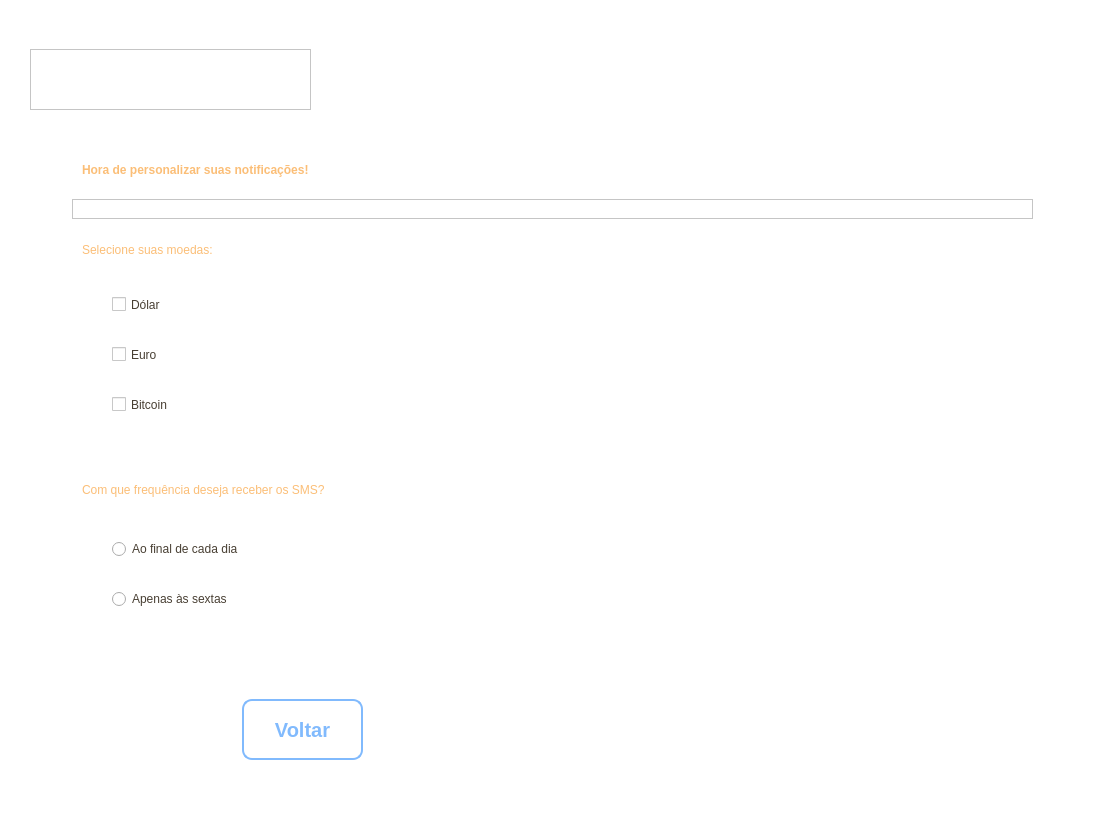
<?xml version="1.0" encoding="UTF-8"?>
<ui version="4.0">
 <class>MainWindow</class>
 <widget class="QMainWindow" name="MainWindow">
  <property name="geometry">
   <rect>
    <x>0</x>
    <y>0</y>
    <width>1105</width>
    <height>832</height>
   </rect>
  </property>
  <property name="windowTitle">
   <string>MainWindow</string>
  </property>
  <widget class="QWidget" name="centralwidget">
   <layout class="QVBoxLayout" name="verticalLayout">
    <property name="spacing">
     <number>0</number>
    </property>
    <property name="leftMargin">
     <number>0</number>
    </property>
    <property name="topMargin">
     <number>0</number>
    </property>
    <property name="rightMargin">
     <number>0</number>
    </property>
    <property name="bottomMargin">
     <number>0</number>
    </property>
    <item>
     <widget class="QFrame" name="top">
      <property name="maximumSize">
       <size>
        <width>16777215</width>
        <height>40</height>
       </size>
      </property>
      <property name="styleSheet">
       <string notr="true">background-color: #fff;</string>
      </property>
      <property name="frameShape">
       <enum>QFrame::NoFrame</enum>
      </property>
      <property name="frameShadow">
       <enum>QFrame::Raised</enum>
      </property>
     </widget>
    </item>
    <item>
     <widget class="QFrame" name="containerlogo">
      <property name="maximumSize">
       <size>
        <width>16777215</width>
        <height>80</height>
       </size>
      </property>
      <property name="styleSheet">
       <string notr="true">background-color: #fff;</string>
      </property>
      <property name="frameShape">
       <enum>QFrame::NoFrame</enum>
      </property>
      <property name="frameShadow">
       <enum>QFrame::Raised</enum>
      </property>
      <layout class="QVBoxLayout" name="verticalLayout_2">
       <property name="spacing">
        <number>0</number>
       </property>
       <property name="leftMargin">
        <number>30</number>
       </property>
       <property name="topMargin">
        <number>0</number>
       </property>
       <property name="rightMargin">
        <number>0</number>
       </property>
       <property name="bottomMargin">
        <number>0</number>
       </property>
       <item>
        <widget class="QFrame" name="logo_3">
         <property name="maximumSize">
          <size>
           <width>281</width>
           <height>61</height>
          </size>
         </property>
         <property name="styleSheet">
          <string notr="true">background-image: url(:/Logo/Icone GoldCoins pqn.png);
 background-repeat: norepeat;</string>
         </property>
         <property name="frameShape">
          <enum>QFrame::StyledPanel</enum>
         </property>
         <property name="frameShadow">
          <enum>QFrame::Raised</enum>
         </property>
        </widget>
       </item>
      </layout>
     </widget>
    </item>
    <item>
     <widget class="QFrame" name="container">
      <property name="cursor">
       <cursorShape>PointingHandCursor</cursorShape>
      </property>
      <property name="styleSheet">
       <string notr="true">background-color: #fff;</string>
      </property>
      <property name="frameShape">
       <enum>QFrame::NoFrame</enum>
      </property>
      <property name="frameShadow">
       <enum>QFrame::Raised</enum>
      </property>
      <layout class="QHBoxLayout" name="horizontalLayout_2">
       <item>
        <widget class="QFrame" name="container_3">
         <property name="maximumSize">
          <size>
           <width>1000</width>
           <height>1200</height>
          </size>
         </property>
         <property name="cursor">
          <cursorShape>ArrowCursor</cursorShape>
         </property>
         <property name="styleSheet">
          <string notr="true">background-color: #fff;</string>
         </property>
         <property name="frameShape">
          <enum>QFrame::NoFrame</enum>
         </property>
         <property name="frameShadow">
          <enum>QFrame::Raised</enum>
         </property>
         <widget class="QLabel" name="label_4">
          <property name="geometry">
           <rect>
            <x>30</x>
            <y>10</y>
            <width>531</width>
            <height>61</height>
           </rect>
          </property>
          <property name="styleSheet">
           <string notr="true">font: 16pt &quot;MS Shell Dlg 2&quot;;
color: rgb(251, 190, 119);
font-weight: bold;</string>
          </property>
          <property name="text">
           <string>Hora de personalizar suas notificações!</string>
          </property>
         </widget>
         <widget class="QPushButton" name="BotaoVoltar">
          <property name="geometry">
           <rect>
            <x>190</x>
            <y>570</y>
            <width>121</width>
            <height>61</height>
           </rect>
          </property>
          <property name="cursor">
           <cursorShape>PointingHandCursor</cursorShape>
          </property>
          <property name="styleSheet">
           <string notr="true">background-repeat: norepeat;
border: 2px solid #81BAFD;
border-radius: 10px;
color: #81BAFD;
font-size: 20px;
font-weight: bold;</string>
          </property>
          <property name="text">
           <string>Voltar</string>
          </property>
         </widget>
         <widget class="QFrame" name="frame">
          <property name="geometry">
           <rect>
            <x>20</x>
            <y>70</y>
            <width>961</width>
            <height>20</height>
           </rect>
          </property>
          <property name="styleSheet">
           <string notr="true">background-image: url(:/Line/Line.png);
background-repeat: norepeat;</string>
          </property>
          <property name="frameShape">
           <enum>QFrame::StyledPanel</enum>
          </property>
          <property name="frameShadow">
           <enum>QFrame::Raised</enum>
          </property>
         </widget>
         <widget class="QPushButton" name="BotaoProsseguir">
          <property name="geometry">
           <rect>
            <x>650</x>
            <y>570</y>
            <width>161</width>
            <height>71</height>
           </rect>
          </property>
          <property name="cursor">
           <cursorShape>PointingHandCursor</cursorShape>
          </property>
          <property name="styleSheet">
           <string notr="true">QPushButton {
	background-image: url(:/Botoes/BotaoProsseguir.png);
	background-repeat: norepeat;
	border: none;
}

QPushButton:hover {
	background-image: url(:/Botoes/BotaoProsseguir2.png);
	background-repeat: norepeat;
}</string>
          </property>
          <property name="text">
           <string/>
          </property>
         </widget>
         <widget class="QLabel" name="label_8">
          <property name="geometry">
           <rect>
            <x>30</x>
            <y>100</y>
            <width>291</width>
            <height>41</height>
           </rect>
          </property>
          <property name="styleSheet">
           <string notr="true">font: 16pt &quot;MS Shell Dlg 2&quot;;
color: rgb(251, 190, 119);</string>
          </property>
          <property name="text">
           <string>Selecione suas moedas:</string>
          </property>
         </widget>
         <widget class="QCheckBox" name="checkBox">
          <property name="geometry">
           <rect>
            <x>60</x>
            <y>160</y>
            <width>121</width>
            <height>31</height>
           </rect>
          </property>
          <property name="styleSheet">
           <string notr="true">font: 14pt &quot;MS Shell Dlg 2&quot;;
color: rgb(72, 63, 51);
</string>
          </property>
          <property name="text">
           <string>Dólar</string>
          </property>
         </widget>
         <widget class="QCheckBox" name="checkBox_2">
          <property name="geometry">
           <rect>
            <x>60</x>
            <y>210</y>
            <width>121</width>
            <height>31</height>
           </rect>
          </property>
          <property name="styleSheet">
           <string notr="true">font: 14pt &quot;MS Shell Dlg 2&quot;;
color: rgb(72, 63, 51);

</string>
          </property>
          <property name="text">
           <string>Euro</string>
          </property>
         </widget>
         <widget class="QCheckBox" name="checkBox_3">
          <property name="geometry">
           <rect>
            <x>60</x>
            <y>260</y>
            <width>121</width>
            <height>31</height>
           </rect>
          </property>
          <property name="styleSheet">
           <string notr="true">font: 14pt &quot;MS Shell Dlg 2&quot;;
color: rgb(72, 63, 51);

</string>
          </property>
          <property name="text">
           <string>Bitcoin</string>
          </property>
         </widget>
         <widget class="QLabel" name="label_9">
          <property name="geometry">
           <rect>
            <x>30</x>
            <y>340</y>
            <width>531</width>
            <height>41</height>
           </rect>
          </property>
          <property name="styleSheet">
           <string notr="true">font: 16pt &quot;MS Shell Dlg 2&quot;;
color: rgb(251, 190, 119);</string>
          </property>
          <property name="text">
           <string>Com que frequência deseja receber os SMS?</string>
          </property>
         </widget>
         <widget class="QRadioButton" name="radioButton">
          <property name="geometry">
           <rect>
            <x>60</x>
            <y>410</y>
            <width>231</width>
            <height>20</height>
           </rect>
          </property>
          <property name="styleSheet">
           <string notr="true">font: 14pt &quot;MS Shell Dlg 2&quot;;
color: rgb(72, 63, 51);
</string>
          </property>
          <property name="text">
           <string>Ao final de cada dia</string>
          </property>
         </widget>
         <widget class="QRadioButton" name="radioButton_2">
          <property name="geometry">
           <rect>
            <x>60</x>
            <y>460</y>
            <width>231</width>
            <height>20</height>
           </rect>
          </property>
          <property name="styleSheet">
           <string notr="true">font: 14pt &quot;MS Shell Dlg 2&quot;;
color: rgb(72, 63, 51);
</string>
          </property>
          <property name="text">
           <string>Apenas às sextas</string>
          </property>
         </widget>
        </widget>
       </item>
      </layout>
     </widget>
    </item>
    <item>
     <widget class="QFrame" name="bottom">
      <property name="maximumSize">
       <size>
        <width>16777215</width>
        <height>40</height>
       </size>
      </property>
      <property name="styleSheet">
       <string notr="true">background-color: #fff;</string>
      </property>
      <property name="frameShape">
       <enum>QFrame::NoFrame</enum>
      </property>
      <property name="frameShadow">
       <enum>QFrame::Raised</enum>
      </property>
     </widget>
    </item>
   </layout>
  </widget>
 </widget>
 <resources>
  <include location="Imagens/images.qrc"/>
 </resources>
 <connections/>
</ui>
